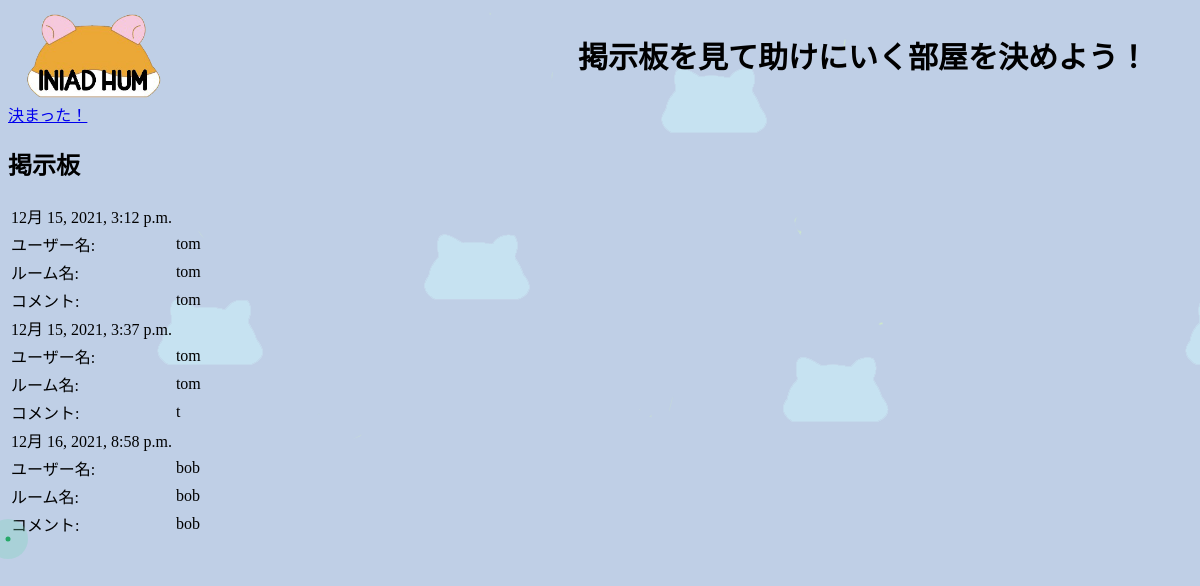
Before: /game/home/match/ with the older database file.
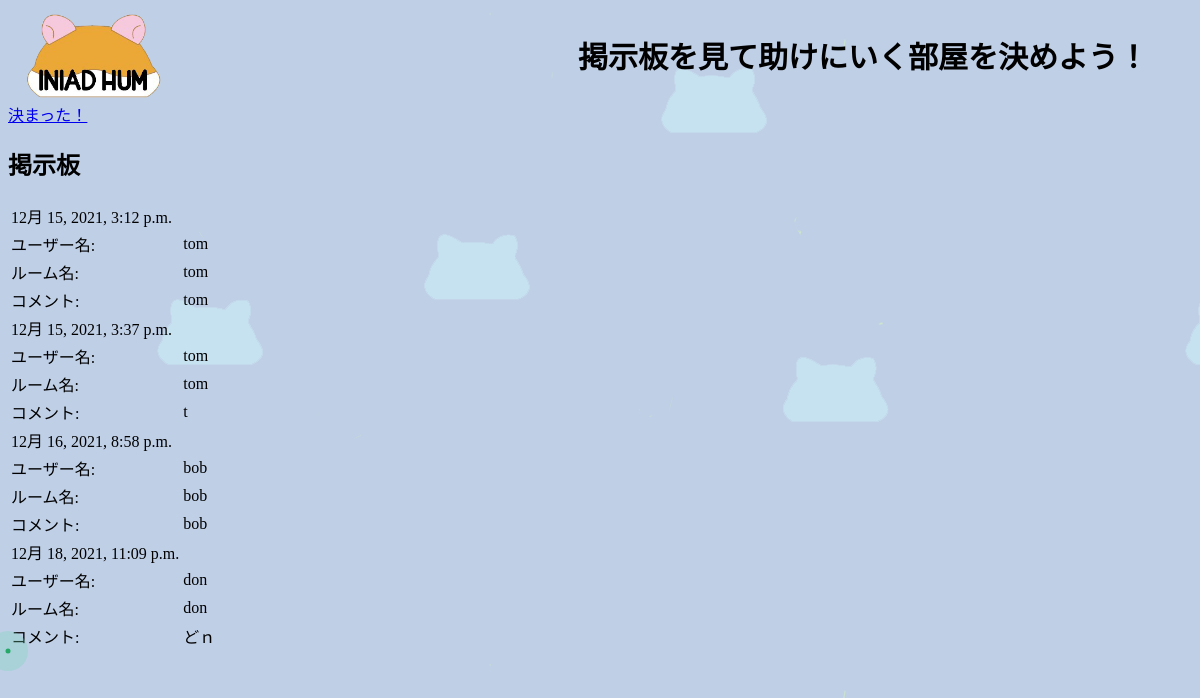
After: the same page with the newer database file.
### game/models.py (models this page shows)
class Log(models.Model):
    username = models.CharField(max_length=256)
    roomname = models.CharField(max_length=256)
    comment = models.TextField(default='')
    time = models.DateTimeField(default=timezone.now)

### game/views.py (the view)
# urls.py: path('home/match/', views.match, name='match'),
def match(request):
    logs = Log.objects.all()
    data = {'logs' : logs}
    return render(request, 'game/match.html', data)

### templates/game/match.html (shortened to what this page needs)
{% load static %}
<!DOCTYPE html>
<html>
<head>
    <link type="text/css" rel="stylesheet" href="{% static 'css/style.css' %}">
</head>
<body>
    <div id = "title">
        <a href="{% url 'choice' %}"><image src="{% static 'images/game.png' %}" alt="ゲームロゴ" /></a>
        <span class="title">掲示板を見て助けにいく部屋を決めよう！</span>
    </div>
    <a class="button" href="{% url 'chat' %}" target="_blank" rel="noopener">決まった！</a>
    <h2>掲示板</h2>
    <table>
        {% for log in logs %}
        <tr>
            <td>{{ log.time }}</td>
        </tr>
        <tr>
            <td>ユーザー名:</td><td>{{ log.username }}</td>
        </tr>
        <tr>
            <td>ルーム名:</td><td>{{ log.roomname }}</td>
        </tr>
        <tr>
            <td>コメント:</td><td>{{log.comment }}</td>
        </tr>
        {% endfor %}
    </table>
</body>
</html>

### static/css/style.css (style rules this page uses)
body { height: 100vh; justify-content: center; align-items: center; cursor: none; background-color: rgb(191, 207, 230); background-image: url(../images/back_photo.png); animation: bgiLoop 5s linear infinite; }
@media (min-width: 1000px) { #title { display: flex; align-items: center; } }
@media (min-width: 1000px) { span.title { margin-left:400px; font-weight: bold; font-size:30px; } }
@media (min-width: 1000px) { div img { display: block; width: 170px; height: auto; border-radius:50px; } }

Changed rows visible on the page:
added Log: time "12月 18, 2021, 11:09 p.m.", username "don", roomname "don", comment "どｎ"
